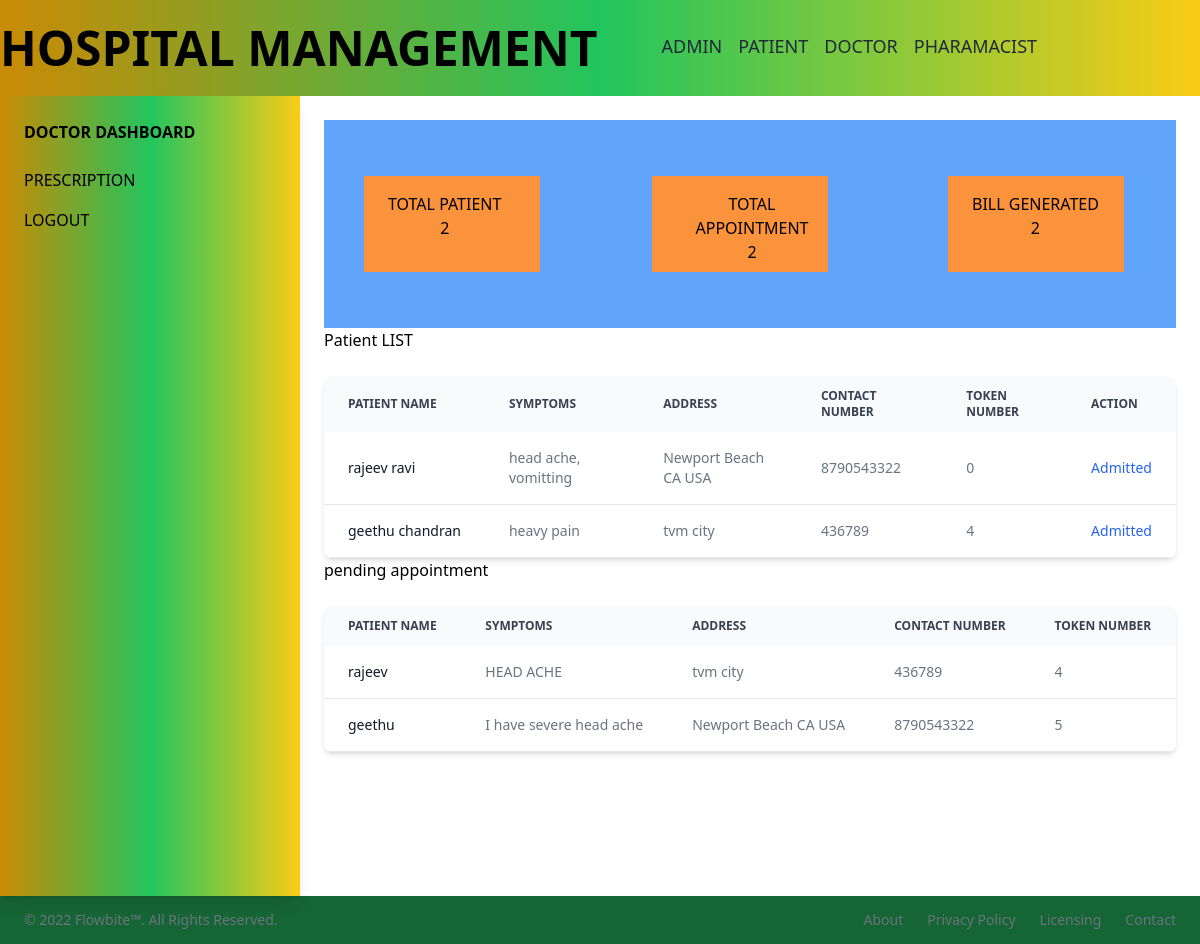
The app's page /accounts/doctordashboard (signed in) with its own data.
### accounts/models.py (models this page shows, shortened)
class Patient(models.Model):
    user=models.OneToOneField(User,on_delete=models.CASCADE)
    profile_pic= models.ImageField(upload_to='image',null=True,blank=True)
    address = models.CharField(max_length=40)
    mobile = models.CharField(max_length=20,null=False)
    symptoms = models.CharField(max_length=100,null=False)
    assignedDoctorId = models.PositiveIntegerField(null=True)
    token_number=models.PositiveIntegerField(default=0)
    status=models.BooleanField(default=False)
    @property
    def get_name(self):
        return self.user.first_name+" "+self.user.last_name

class Appointment(models.Model):
    patientId=models.PositiveIntegerField(null=True)
    doctorId=models.PositiveIntegerField(null=True)
    patientName=models.CharField(max_length=40,null=True)
    doctorName=models.CharField(max_length=40,null=True)
    appointmentDate=models.DateField(auto_now=True)
    description=models.TextField(max_length=500)
    token_number=models.PositiveIntegerField(default=0)
    status=models.BooleanField(default=False)

### accounts/views.py (the view)
# urls.py: path('doctordashboard', views.doctor_dashboardview, name='doctor-dashboard'),
def doctor_dashboardview(request):
    patient=models.Patient.objects.all().filter(status=True,assignedDoctorId=request.user.id)
    appointmentcount=models.Appointment.objects.all().filter(status=True,doctorId=request.user.id).count()
    patientcount=models.Patient.objects.all().filter(status=True,assignedDoctorId=request.user.id).count()
    patientbill=models.PatientBill.objects.all().distinct().filter(assignedDoctorName=request.user.first_name).count()
    prescription=models.Prescription.objects.all().filter(status=True,doctorId=request.user.id)
    appointments=models.Appointment.objects.all().filter(status=True,doctorId=request.user.id).order_by('-id')
    patientid=[]
    for a in appointments:
        patientid.append(a.patientId)
    patients=models.Patient.objects.all().filter(status=True,user_id__in=patientid).order_by('-id')
    appointments=zip(appointments,patients)
    mydict={
     'prescription':prescription,
    'patient':patient,
    'patientbill': patientbill,
    'appointmentcount':appointmentcount,
    'patientcount':patientcount,
    'appointments':appointments,
    'doctor':models.Doctor.objects.get(user_id=request.user.id), #for profile picture of doctor in sidebar
    }
    return render(request,'accounts/doctordashboard.html',context=mydict)

### accounts/templates/accounts/doctordashboard.html (shortened to what this page needs)
{% extends "accounts/base.html" %}
{% block content %}
 <div class="grid grid-cols-4">
  <div class="W-44 shadow-lg  bg-green-700 bg-gradient-to-l from-yellow-400 via-green-500 to-yellow-600 min-h-screen">
    <nav>
    <nav>
      <h5 class="m-6 font-bold uppercase">Doctor Dashboard</h5>
      <ul class="flex flex-col m-6 gap-4">
        <li><a class="font-medium uppercase" href="{% url 'accounts:doctor-prescription' %}">Prescription</a></li>
        <li> <a class="font-medium uppercase" href="{%url 'logout' %}">LOGOUT</a></li>
      </ul>
    </nav>
  </div>
  <div class="m-6 col-span-3">
    <div class="bg-blue-400 flex h-52 gap-6 text-center place-items-center">
      <div class="flex w-44 h-24 mx-10 pl-6 pt-4 bg-orange-400  uppercase hover:text-white ">total patient<br>{{patientcount}}</div>
      <div class="flex w-44 h-24 mx-12 pl-6 pt-4 bg-orange-400 uppercase hover:text-white "> total appointment <br>{{appointmentcount}}</div>
      <div class="flex w-44 h-24 mx-12 pl-6 pt-4 bg-orange-400 uppercase hover:text-white"> bill generated<br> {{patientbill}}</div>
    </div>
    <h3>Patient LIST</h3>
      <div class="overflow-x-auto mt-6  relative shadow-md sm:rounded-lg">
       <table class="w-full text-sm text-left text-gray-500 dark:text-gray-400">
        <thead class="text-xs text-gray-700 uppercase bg-gray-50 dark:bg-gray-700 dark:text-gray-400">
            <tr>
                <th scope="col" class="py-3 px-6">
                    PATIENT NAME
                </th>
                <th scope="col" class="py-3 px-6">
                   SYMPTOMS
                </th>
                <th scope="col" class="py-3 px-6">
                    ADDRESS
                </th>
                <th scope="col" class="py-3 px-6">
                    CONTACT NUMBER
                </th>
                 <th scope="col" class="py-3 px-6">
                    TOKEN NUMBER
                 </th>
                <th scope="col" class="py-3 px-6">
                    ACTION
                </th>
            </tr>
        </thead>
         {% for p in patient %}
        <tbody>
            <tr class="bg-white border-b dark:bg-gray-900 dark:border-gray-700">
                <th scope="row" class="py-4 px-6 font-medium text-gray-900 whitespace-nowrap dark:text-white">
                    {{p.get_name}}
                </th>
                <td class="py-4 px-6">
                    {{p.symptoms}}
                </td>
                <td class="py-4 px-6">
                     {{p.address}}
                </td>
                <td class="py-4 px-6">
                    {{p.mobile}}
                </td>
                 <td class="py-4 px-6">
                    {{p.token_number}}
                </td>
                <td class="py-4 px-6">
                    <a href="#" class="font-medium text-blue-600 dark:text-blue-500 hover:underline">Admitted</a>
                </td>
            </tr>
         </tbody>
          {% endfor %}
      </table>
    </div>
    <h3>pending appointment</h3>
    <div class="overflow-x-auto mt-6  relative shadow-md sm:rounded-lg">
       <table class="w-full text-sm text-left text-gray-500 dark:text-gray-400">
        <thead class="text-xs text-gray-700 uppercase bg-gray-50 dark:bg-gray-700 dark:text-gray-400">
            <tr>
                <th scope="col" class="py-3 px-6">
                    PATIENT NAME
                </th>
                <th scope="col" class="py-3 px-6">
                   SYMPTOMS
                </th>
                <th scope="col" class="py-3 px-6">
                    ADDRESS
                </th>
                <th scope="col" class="py-3 px-6">
                    CONTACT NUMBER
                </th>
                 <th scope="col" class="py-3 px-6">
                    TOKEN NUMBER
                 </th>
            </tr>
        </thead>
          {% for a,p in appointments %}
        <tbody id="p">
            <tr class="bg-white border-b dark:bg-gray-900 dark:border-gray-700">
                <th scope="row" class="py-4 px-6 font-medium text-gray-900 whitespace-nowrap dark:text-white">
                    {{a.patientName}}
                </th>
                <td class="py-4 px-6">
                    {{a.description}}
                </td>
                <td class="py-4 px-6">
                      {{p.address}}
                </td>
                <td class="py-4 px-6">
                    {{p.mobile}}
                </td>
                 <td class="py-4 px-6">
                    {{a.token_number}}
                </td>
            </tr>
           </tbody>
          {% endfor %}
      </table>
    </div>
  </div>
  </div>
{% endblock %}

### accounts/templates/accounts/base.html (shortened to what this page needs)
{%load static tailwind_tags%}
<!DOCTYPE html>
<html lang="en">
<head>
    {% tailwind_css %}
</head>
<body>
<div class=" flex  h-24  bg-green-700 bg-gradient-to-l from-yellow-400 via-green-500 to-yellow-600">
<div><h1 class="font-extrabold text-5xl pt-6">HOSPITAL MANAGEMENT</h1></div>
 <div class="ml-16">
    <ul class=" flex   pt-8 space-x-4">
  <li class="">
    <a class="text-gray-800 text-lg font-light uppercase hover:text-white" href="{% url 'accounts:admin_signup'%}">Admin</a>
  </li>
  <li class="">
    <a class="text-gray-800 text-lg font-light uppercase hover:text-white" href="{% url 'accounts:patient_signup'%}">patient</a>
  </li>
  <li class="">
    <a class="text-gray-800 text-lg font-light uppercase hover:text-white" href="{% url 'accounts:doctor_signup'%}">doctor</a>
  </li>
   <li class="">
    <a class="text-gray-800 text-lg font-light uppercase hover:text-white" href="{% url 'accounts:pharamacist_signup'%}">pharamacist</a>
  </li>
    </ul>
 </div>
</div>
  {% block content %}
  {% endblock %}
  <footer class="p-4  h-12 bg-green-800  shadow md:flex md:items-center md:justify-between md:p-6 dark: h-24 bg-green-800">
    <span class="text-sm text-gray-500 sm:text-center dark:text-gray-400">© 2022 <a href="https://flowbite.com/" class="hover:underline">Flowbite™</a>. All Rights Reserved.
    </span>
    <ul class="flex flex-wrap items-center mt-3 text-sm text-gray-500 dark:text-gray-400 sm:mt-0">
        <li>
            <a href="#" class="mr-4 hover:underline md:mr-6 ">About</a>
        </li>
        <li>
            <a href="#" class="mr-4 hover:underline md:mr-6">Privacy Policy</a>
        </li>
        <li>
            <a href="#" class="mr-4 hover:underline md:mr-6">Licensing</a>
        </li>
        <li>
            <a href="#" class="hover:underline">Contact</a>
        </li>
    </ul>
</footer>
</body>
</html>

### records on screen
Patient: get_name "rajeev ravi", symptoms "head ache, vomitting", address "Newport Beach CA USA", mobile "8790543322", token_number "0"
Patient: get_name "geethu chandran", symptoms "heavy pain", address "tvm city", mobile "436789", token_number "4"
Appointment: patientName "rajeev", description "HEAD ACHE", address "tvm city", mobile "436789", token_number "4"
Appointment: patientName "geethu", description "I have severe head ache", address "Newport Beach CA USA", mobile "8790543322", token_number "5"

### other values on screen
{{ patientcount }} "2"
{{ appointmentcount }} "2"
{{ patientbill }} "2"
